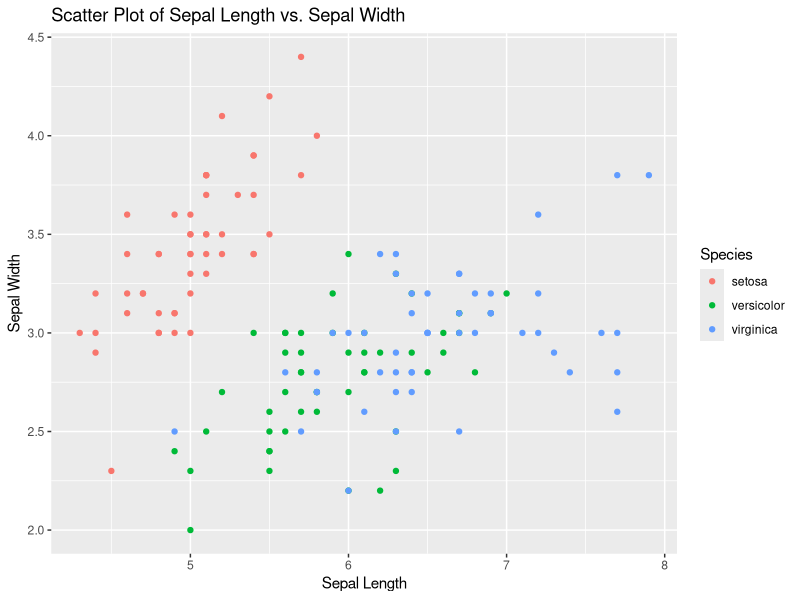
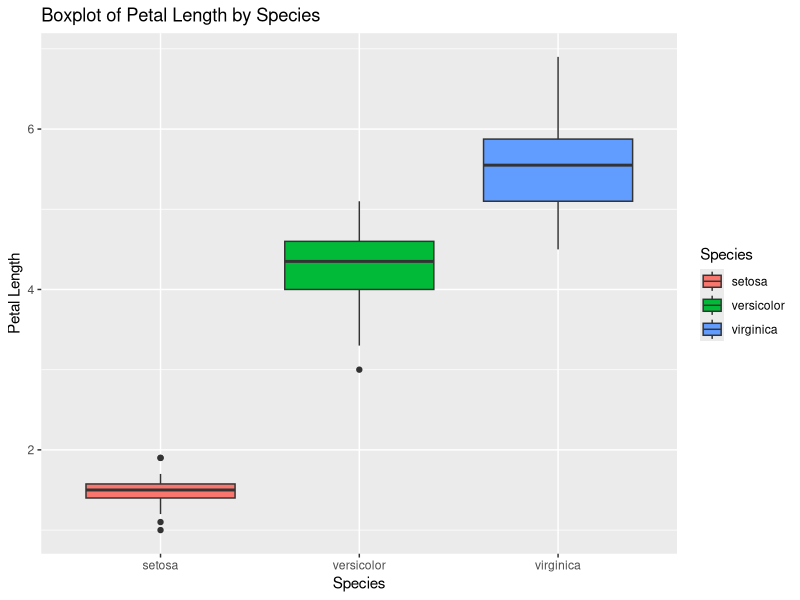
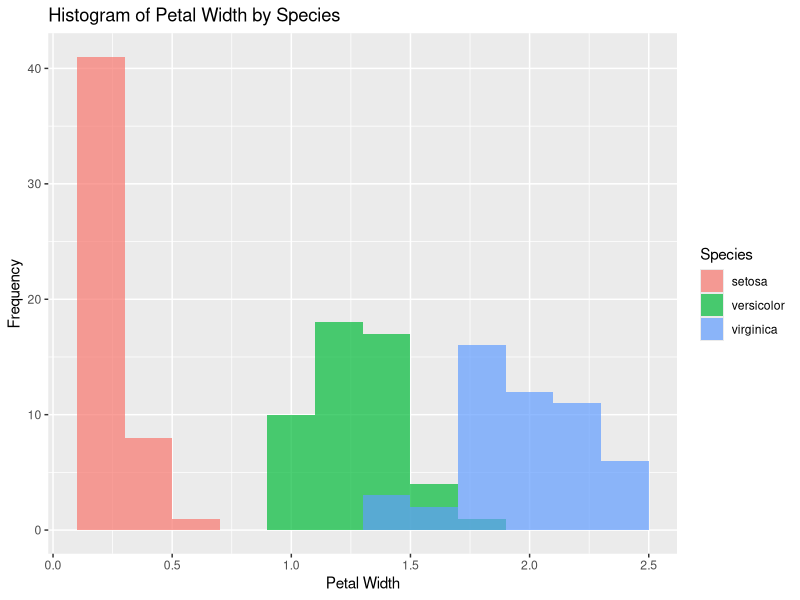
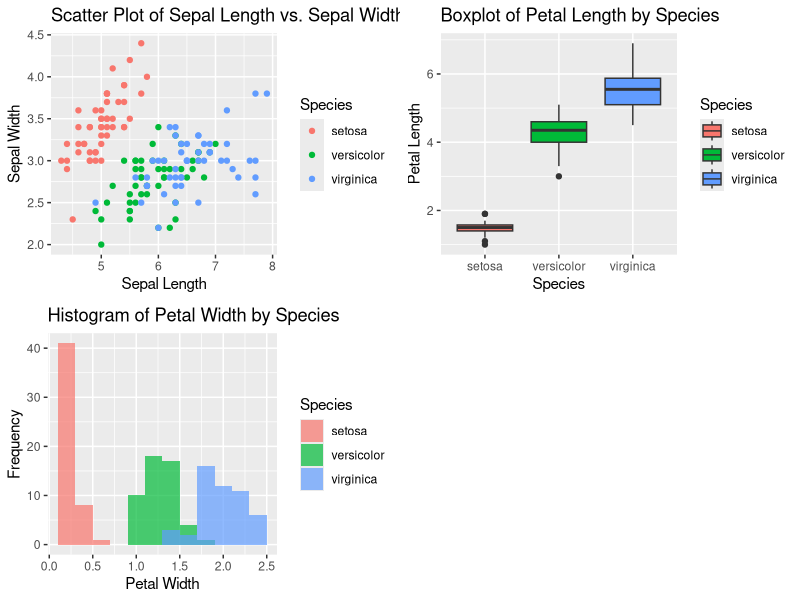
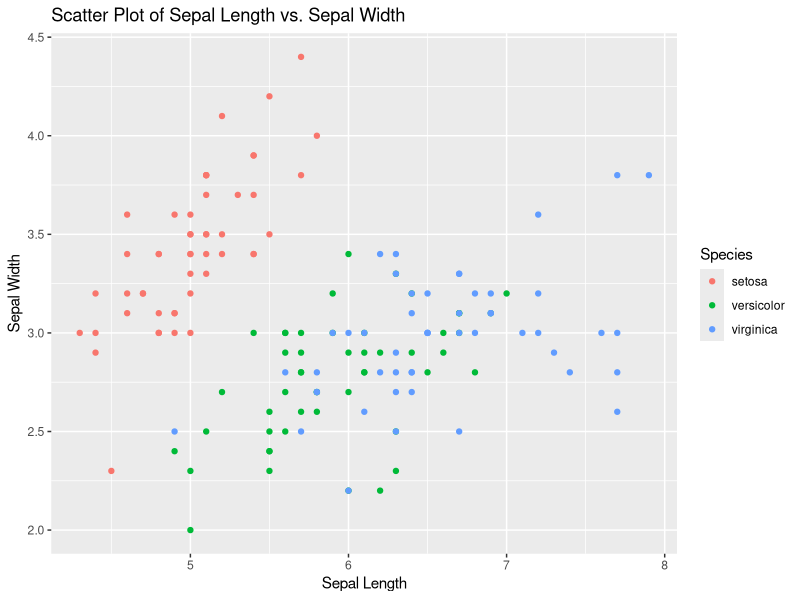
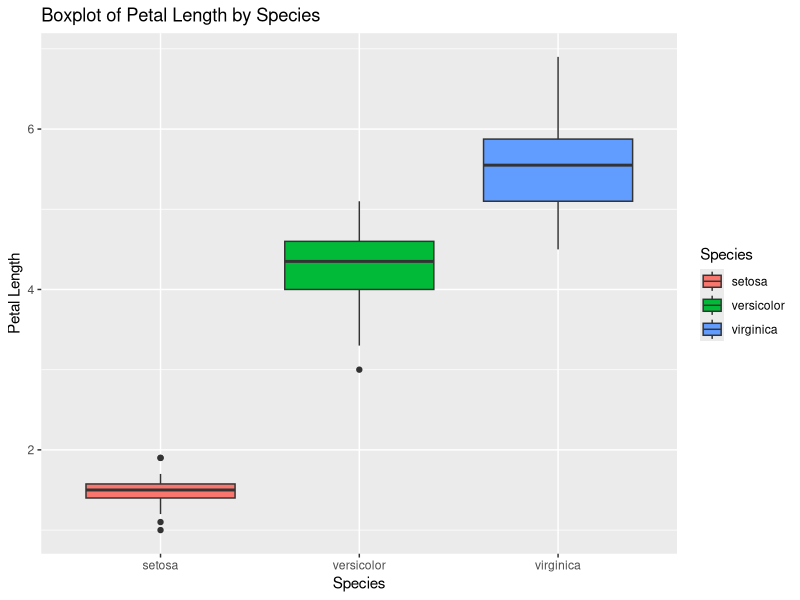
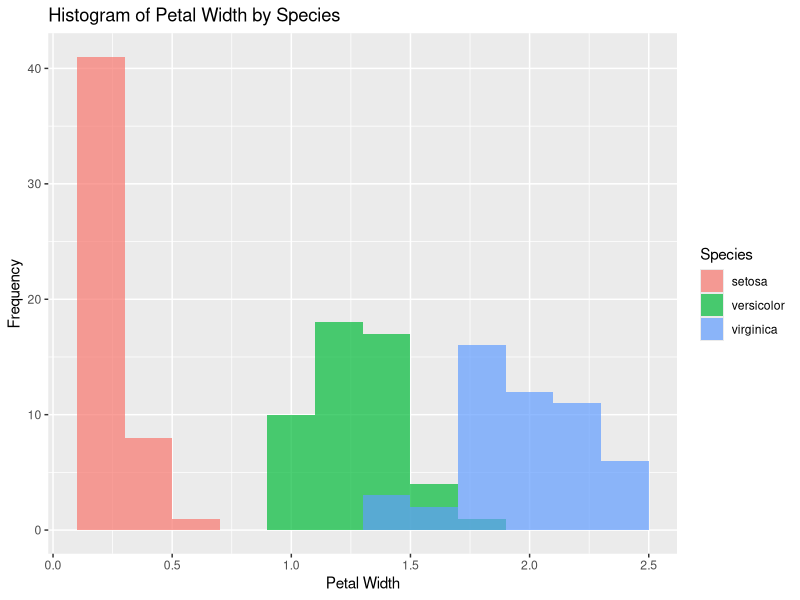
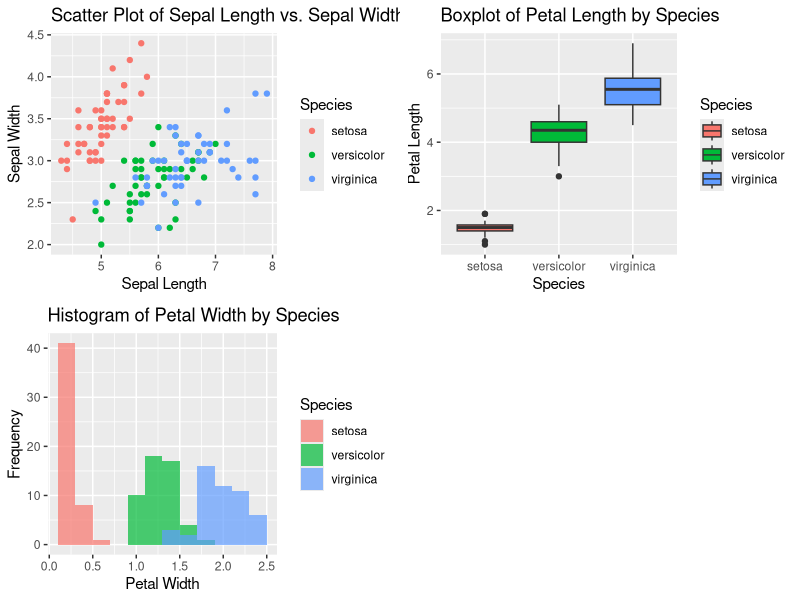

These figures' R source, in order:
# Install and load necessary packages
if (!requireNamespace("tidyverse", quietly = TRUE)) {
  install.packages("tidyverse")
}
library(tidyverse)

# Load a sample dataset (you can replace it with your own dataset)
data("iris")

# Explore the dataset
summary(iris)

# Create a scatter plot using ggplot2
scatter_plot <- ggplot(iris, aes(x = Sepal.Length, y = Sepal.Width, color = Species)) +
  geom_point() +
  labs(title = "Scatter Plot of Sepal Length vs. Sepal Width",
       x = "Sepal Length", y = "Sepal Width")
scatter_plot

#Create a boxplot for petal length by species
boxplot <- ggplot(iris, aes(x = Species, y = Petal.Length, fill = Species)) +
  geom_boxplot() +
  labs(title = "Boxplot of Petal Length by Species",
       x = "Species", y = "Petal Length")
boxplot 

# Create a histogram of petal width
histogram <- ggplot(iris, aes(x = Petal.Width, fill = Species)) +
  geom_histogram(binwidth = 0.2, position = "identity", alpha = 0.7) +
  labs(title = "Histogram of Petal Width by Species",
       x = "Petal Width", y = "Frequency")
histogram 

# Combine plots into a single layout
multi_plot <- cowplot::plot_grid(scatter_plot, boxplot, histogram, ncol = 2)
multi_plot

# Save the plots
ggsave("scatter_plot.png", plot = scatter_plot, width = 10, height = 8, units = "in")
ggsave("boxplot.png", plot = boxplot, width = 10, height = 8, units = "in")
ggsave("histogram.png", plot = histogram, width = 10, height = 8, units = "in")
ggsave("multi_plot.png", plot = multi_plot, width = 14, height = 10, units = "in")

